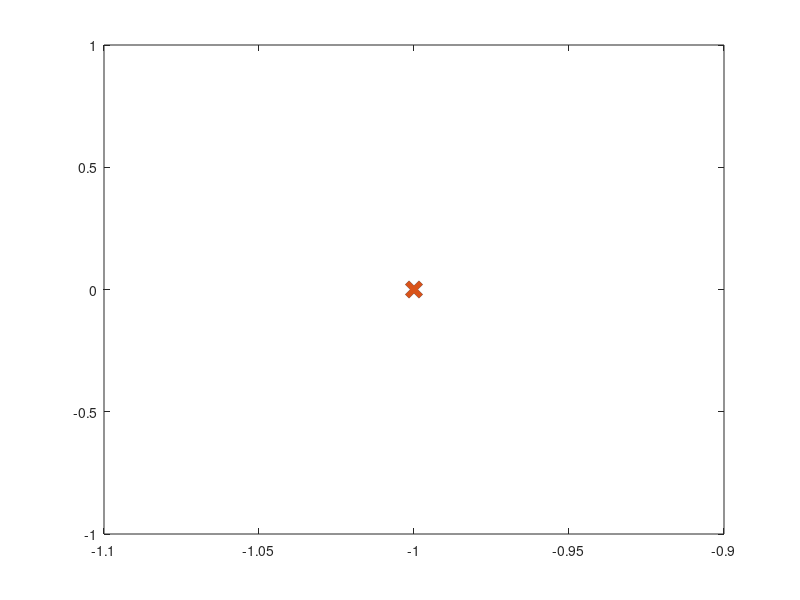

MATLAB code to generate this figure: (Note: this script raises an error after producing the figure.)
I = 3e-4;
m = 2;

% Effective z-controller gains are selected for you. 
% You may modify these values but are not required to do so.

z = 0.7;
T = 2*2;
wn = 2*pi/T;

lambda = -z*wn + wn*sqrt(1-z^2)*1i;

k5 = 2*z*wn*m
k6 = -m*(-(imag(lambda)^2) - k5^2/(4*m^2))

%% Task 1

k1 = 0
k2 = 0

%% Task 2

k4 = 0

%% Task 3
% Plot root locus for k3 here
figure(1)
k3range = 0:1; % modify the range of k3 you want to plot for
for k3 = k3range
    Acl = -eye(4); % replace this with Acl
    % modify the plot command below
    plot(-ones(size(k3)), zeros(size(k3)), 'x', 'MarkerSize', 10, 'LineWidth', 4);
    hold on;
end
legend(string(k3range), 'Location', 'west');
axis equal;
grid on;
xlim([-30 10]);
hold off;

k3 = 0

%% Task 4

K = [0 0 0 0]

A = -eye(4);

B = zeros(4,1);

Acl = -eye(4)

figure(2)
T = 0:0.02:20;
sys = ss(Acl, B, eye(4), [0], 'OutputName', {'\Delta x_E', '\Delta u', '\Delta \theta', '\Delta q'});
x0 = ones(4,1);
initial(sys, x0) % outputs the state

figure(3)
C_control = -K
D_control = [0];
csys = ss(Acl, B, C_control, D_control, 'OutputName', {'\Delta M_c'});
initial(csys, x0) % outputs the controls

%% Task 5
figure(4)
[t, x] = simulateQuadrotor(@quadrotorLinearControls);
displayTrajectory(t, x)

% figure(5)
% animateQuadrotor(t, x)

%figure(7)
%animateQuadrotor(t, x)

%% Task 6
wind = 0; 
evaluate(@quadrotorLinearControls, 'your.gradescope.email@colorado.edu', wind)

%%OPTIONAL, set wind > 0 for a boosted score!
% figure(6)
% wind = 1;
% [t, x] = simulateQuadrotor(@quadrotorLinearControls,wind);
% displayTrajectory(t, x)
% wind = 1; 
% evaluate(@quadrotorControls, 'your.gradescope.email@colorado.edu', wind)

